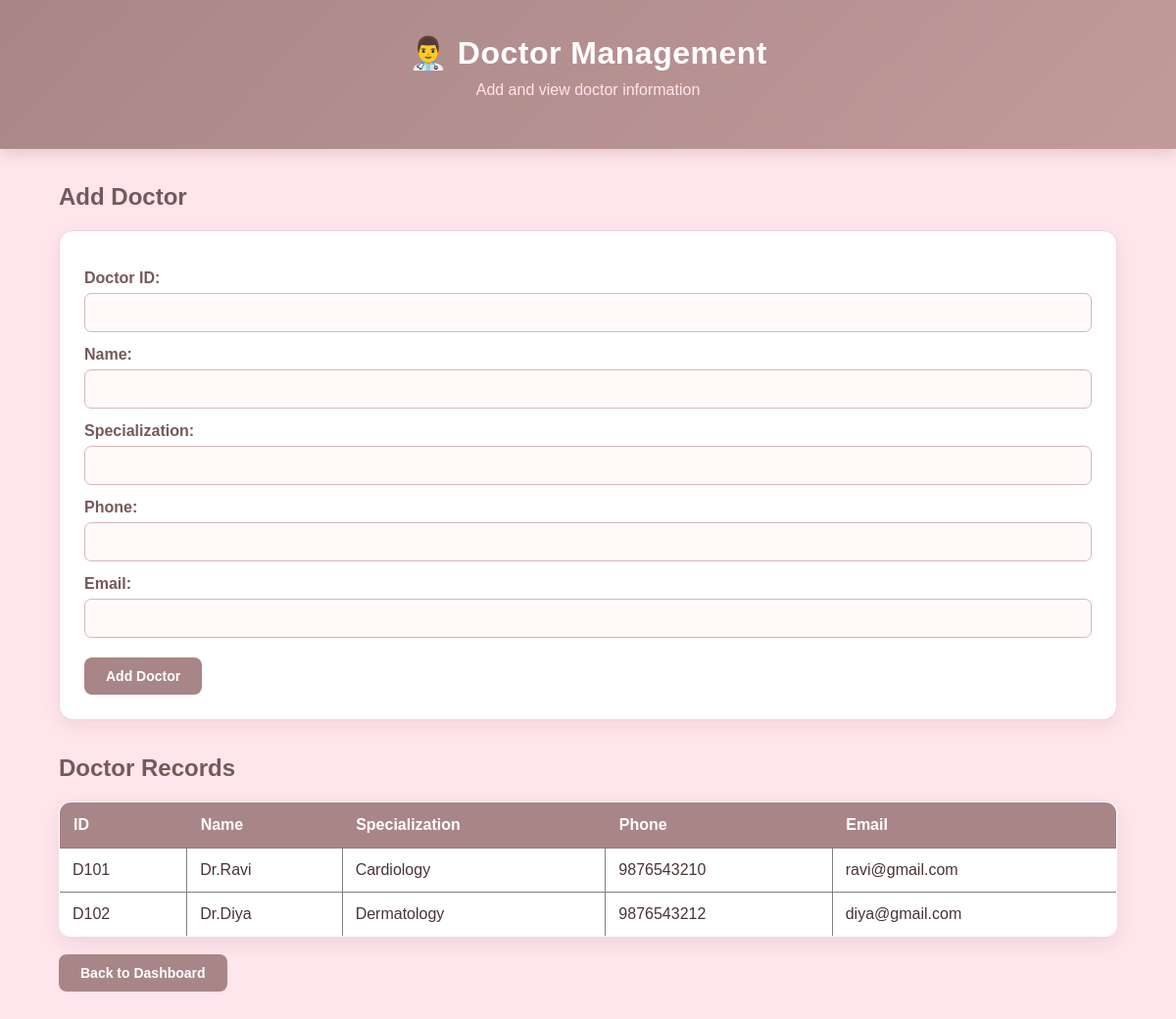
Page /doctors on the committed database.
### tables this page shows
CREATE TABLE doctors (
            doctor_id TEXT PRIMARY KEY,
            name TEXT NOT NULL,
            specialization TEXT,
            phone TEXT,
            email TEXT
        );

### app.py (the view, shortened to what this page needs)
@app.route('/doctors', methods=['GET', 'POST'])
def doctors():
    conn = get_connection()
    cursor = conn.cursor()
    cursor.execute('SELECT * FROM doctors')
    data = cursor.fetchall()
    conn.close()
    return render_template('doctors.html', doctors=data)

### app.py (called while the page is built)
def get_connection():
    return sqlite3.connect(DB, timeout=10)

### templates/doctors.html (shortened to what this page needs)
<!DOCTYPE html>
<html>
<head>
    <link rel="stylesheet"
          href="{{ url_for('static', filename='style.css') }}">
</head>
<body>
<div class="header">
    <h1>👨‍⚕️ Doctor Management</h1>
    <p>Add and view doctor information</p>
</div>
<div class="container">
<h2>Add Doctor</h2>
<form method="POST">
    <label>Doctor ID:</label>
    <input type="text" name="doctor_id" required>
    <label>Name:</label>
    <input type="text" name="name" required>
    <label>Specialization:</label>
    <input type="text" name="specialization">
    <label>Phone:</label>
    <input type="text" name="phone">
    <label>Email:</label>
    <input type="email" name="email">
    <button type="submit">Add Doctor</button>
</form>
<h2>Doctor Records</h2>
<table border="1" cellpadding="10">
<tr>
    <th>ID</th>
    <th>Name</th>
    <th>Specialization</th>
    <th>Phone</th>
    <th>Email</th>
</tr>
{% for doctor in doctors %}
<tr>
    <td>{{ doctor[0] }}</td>
    <td>{{ doctor[1] }}</td>
    <td>{{ doctor[2] }}</td>
    <td>{{ doctor[3] }}</td>
    <td>{{ doctor[4] }}</td>
</tr>
{% endfor %}
</table>
<br>
<a href="/"><button>Back to Dashboard</button></a>
</div>
</body>
</html>

### static/style.css (style rules this page uses)
* { box-sizing: border-box; }
body { margin: 0; font-family: Arial, Helvetica, sans-serif; background: #FFE5EC; color: #4A3435; }
.header { background: linear-gradient(135deg, #A88687, #C29A9A); color: #FFFFFF; text-align: center; padding: 35px 20px; box-shadow: 0 4px 15px rgba(90, 60, 60, 0.18); }
.header h1 { margin: 0; font-size: 32px; letter-spacing: 0.5px; }
.header p { margin-top: 10px; color: #FFE5EC; font-size: 16px; }
.container { width: 90%; max-width: 1100px; margin: 35px auto; }
.container h2 { color: #76595A; margin-top: 30px; margin-bottom: 20px; }
button { background: #A88687; color: #FFFFFF; border: none; padding: 11px 22px; border-radius: 8px; cursor: pointer; font-size: 14px; font-weight: bold; transition: 0.3s ease; }
a { text-decoration: none; }
form { background: #FFFFFF; padding: 25px; border-radius: 14px; border: 1px solid #F0D6DB; box-shadow: 0 6px 18px rgba(168, 134, 135, 0.15); margin-bottom: 35px; }
label { display: block; font-weight: bold; color: #76595A; margin-top: 14px; margin-bottom: 6px; }
input, select { width: 100%; padding: 11px; border: 1px solid #D8B8B9; border-radius: 7px; background: #FFF9FA; color: #4A3435; font-size: 14px; outline: none; transition: 0.2s; }
form button { margin-top: 20px; }
table { width: 100%; border-collapse: collapse; background: #FFFFFF; border-radius: 12px; overflow: hidden; box-shadow: 0 6px 18px rgba(168, 134, 135, 0.18); }
th { background: #A88687; color: #FFFFFF; padding: 14px; text-align: left; border: none; }
td { padding: 13px; color: # }

### rows in the picture
doctors: doctor_id "D101", name "Dr.Ravi", specialization "Cardiology", phone "9876543210", email "ravi@gmail.com"
doctors: doctor_id "D102", name "Dr.Diya", specialization "Dermatology", phone "9876543212", email "diya@gmail.com"
